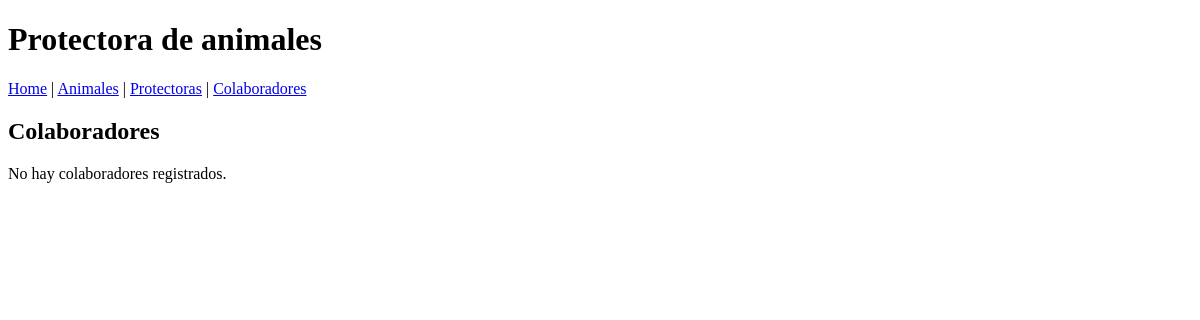
/colaboradores/, run on an earlier commit of the app's database.
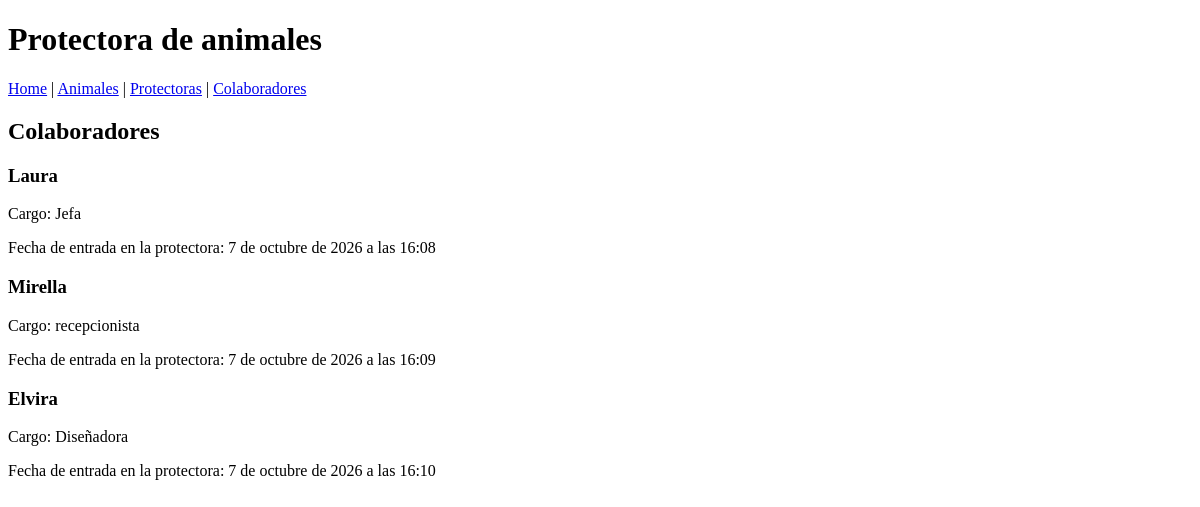
And on a later commit of the database.
### animales/models.py (models this page shows, shortened)
class Colaborador(models.Model):
    nombre = models.CharField(max_length=100)
    cargo = models.CharField(max_length=100)
    fecha_entrada_protectora = models.DateTimeField(default=timezone.now)

### animales/views.py (the view)
# urls.py: path('colaboradores/', views.colaborador_list, name='colaborador_list'),
def colaborador_list(request):
    colaboradores = Colaborador.objects.all()
    return render(request, 'animales/colaborador_list.html', {'colaboradores_mostrar': colaboradores})

### animales/templates/animales/colaborador_list.html (shortened to what this page needs)
<!DOCTYPE html>
<html lang="es">
<head>
</head>
<body>
    <header>
        <h1>Protectora de animales</h1>
        <nav>
            <a href="{% url 'index' %}">Home</a> |
            <a href="{% url 'animal_list' %}">Animales</a> |
            <a href="{% url 'protectora_list' %}">Protectoras</a> |
            <a href="{% url 'colaborador_list' %}">Colaboradores</a>
        </nav>
    </header>
    <h2>Colaboradores</h2>
    {% for colaborador in colaboradores_mostrar %}
        <article>
            <h3>{{ colaborador.nombre }}</h3>
            <p>Cargo: {{ colaborador.cargo }}</p>
            <p>Fecha de entrada en la protectora: {{ colaborador.fecha_entrada_protectora }}</p>
        </article>
    {% empty %}
        <p>No hay colaboradores registrados.</p>
    {% endfor %}
</body>
</html>

What changed in the data, as far as the page shows it:
added Colaborador: nombre "Laura", cargo "Jefa", fecha_entrada_protectora "7 de octubre de 2026 a las 16:08"
added Colaborador: nombre "Mirella", cargo "recepcionista", fecha_entrada_protectora "7 de octubre de 2026 a las 16:09"
added Colaborador: nombre "Elvira", cargo "Diseñadora", fecha_entrada_protectora "7 de octubre de 2026 a las 16:10"
Also different on the page:
text no longer shown: "No hay colaboradores registrados."
